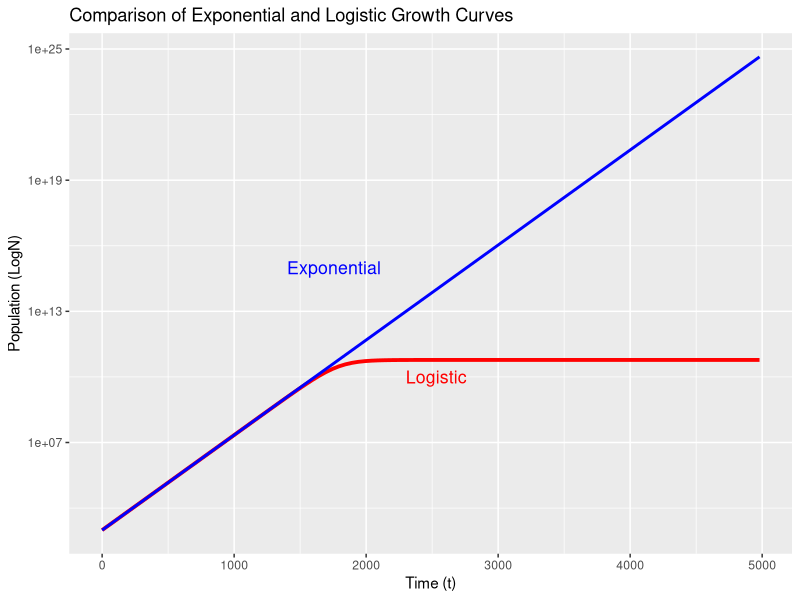

Here is the R script that generated this plot:
#Plotting a graph comparing exponential and logistic growth curves

library(ggplot2)

growth_data <- read.csv("experiment.csv")

#Previously estimated parameters
N0 <- 986.507
r <- 0.0100086
K <- 5.993e+10

#Logistic growth function
logistic_fun <- function(t) {
  N <- (N0 * K * exp(r * t)) / (K - N0 + N0 * exp(r * t))
  return(N)
}

#Exponential growth function
exponential_fun <- function(t) {
  N <- N0 * exp(r * t)
  return(N)
}


#Creating the plot
ggplot(data = growth_data, aes(x = t)) +
  #Log transform the y-axis
  scale_y_continuous(trans = 'log10') +
  #The logistic growth curve
  geom_function(fun = logistic_fun, colour = "red", size = 1.3) +
  #The exponential growth curve
  geom_function(fun = exponential_fun, colour = "blue", size = 1) +
  #Axis labels and title
  labs(x = "Time (t)", y = "Population (LogN)", 
       title = "Comparison of Exponential and Logistic Growth Curves") +
  #Add legend manually using colors
  theme(legend.position = "none") + #removing default legend
  annotate("text", x = 2300, y = 1e+10, label = "Logistic", color = "red", size = 4.5, hjust = 0) +
  annotate("text", x = 1400, y = 1e+15, label = "Exponential", color = "blue", size = 4.5, hjust = 0)
